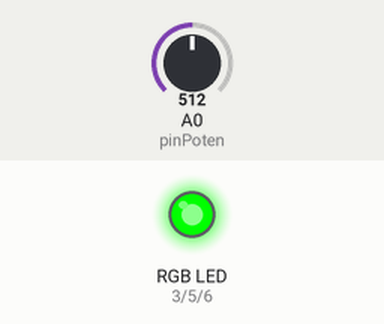
Recording of a sketch running on a simulated Arduino Uno, built with avr-gcc and run on an emulated ATmega328P. Shown: an RGB LED mixed from three pins (HIGH = lit). Inputs (shaded band) come from the test bench; at power-on: A0 (pinPoten) = 512. Dim RGB values are drawn brighter than linear.

Above: at 1.2 s.
1.3 s: A0 (pinPoten) set to 716
At 2.5 s:
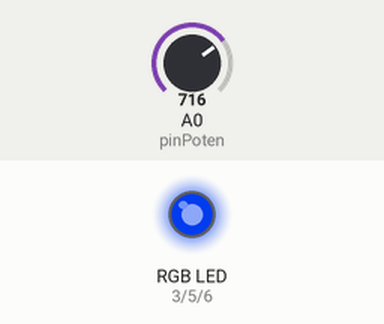
2.8 s: A0 (pinPoten) set to 778
At 3.7 s:
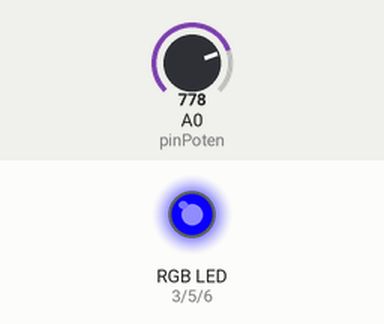
4.3 s: A0 (pinPoten) set to 900
At 4.9 s:
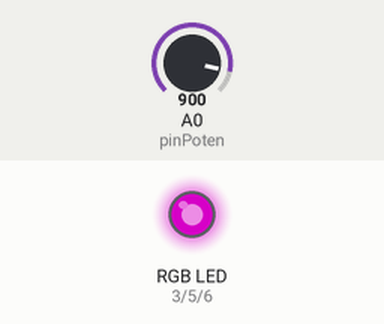
5.8 s: A0 (pinPoten) set to 1023
At 7.0 s:
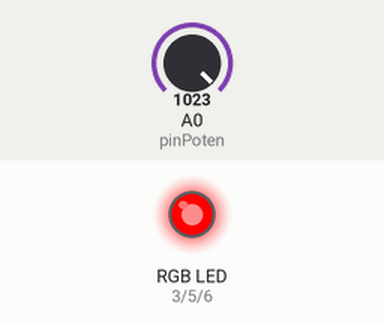
7.3 s: A0 (pinPoten) set to 511
At 8.0 s:
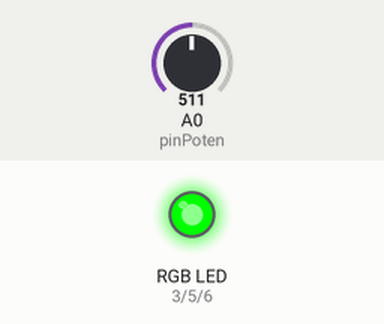
Timing chart, 0 to 9.8 s (numbered marks = the images above; inputs shaded):
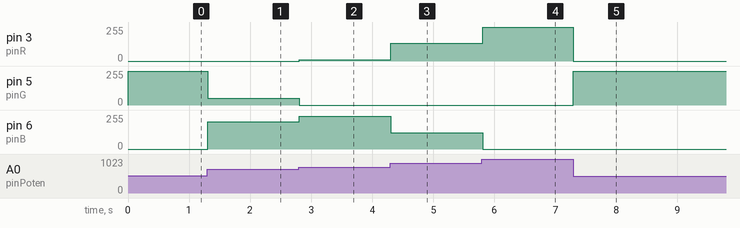

The sketch:

L6_Color_Gradient_LED.ino
```cpp
// (licence header left out)
const int pinR = 3;                             // pin define of RGB LED
const int pinG = 5;
const int pinB = 6;

const int pinPoten = A0;                        // Potentiometer connect to A0


void makeRGB(int dta)
{
    int R = 0;
    int G = 0;
    int B = 0;

    if(dta < 256)
    {
        R = dta;
        G = 0;
        B = 0;
    }
    else if(dta < 512)
    {
        R = 255 - (dta-256);
        G = dta - 256;
        B = 0;
    }
    else if(dta < 768)
    {
        R = 0;
        G = 255 - (dta - 512);
        B = dta-512;
    }
    else
    {
        R = dta - 768;
        G = 0;
        B = 255 - (dta - 768);
    }

    analogWrite(pinR, R);
    analogWrite(pinG, G);
    analogWrite(pinB, B);
}

void setup()
{

}


void loop()
{
    int value = analogRead(pinPoten);
    makeRGB(value);
    delay(10);
}
```

Measured:
- after the input at 1.3 s, pin 5 (pinG): 255/255 → 51/255 at once; pin 6 (pinB): 0/255 → 204/255 at once
- after the input at 2.8 s, pin 3 (pinR): 0/255 → 10/255 at once; pin 5 (pinG): 51/255 → 0/255 at once; pin 6 (pinB): 204/255 → 245/255 at once
- after the input at 4.3 s, pin 3 (pinR): 10/255 → 132/255 at once; pin 6 (pinB): 245/255 → 123/255 at once
- after the input at 5.8 s, pin 3 (pinR): 132/255 → 255/255 at once; pin 6 (pinB): 123/255 → 0/255 at once
- after the input at 7.3 s, pin 3 (pinR): 255/255 → 0/255 at once; pin 5 (pinG): 0/255 → 255/255 at once
